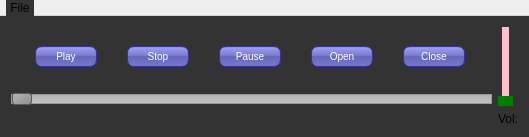
<?xml version="1.0" encoding="UTF-8"?>
<ui version="4.0">
 <class>MPlayer</class>
 <widget class="QMainWindow" name="MPlayer">
  <property name="geometry">
   <rect>
    <x>0</x>
    <y>0</y>
    <width>529</width>
    <height>137</height>
   </rect>
  </property>
  <property name="windowTitle">
   <string>MPlayer</string>
  </property>
  <property name="windowIcon">
   <iconset>
    <normaloff>../Untitled-1.png</normaloff>../Untitled-1.png</iconset>
  </property>
  <property name="styleSheet">
   <string notr="true">QMainWindow {
	background-color: #333;
}

QLabel {
}

QSlider::groove:horizontal {
    border: 1px solid #999999;
    height: 8px; /* the groove expands to the size of the slider by default. by giving it a height, it has a fixed size */
    background: qlineargradient(x1:0, y1:0, x2:0, y2:1, stop:0 #B1B1B1, stop:1 #c4c4c4);
    margin: 2px 0;
}

QSlider::handle:horizontal {
    background: qlineargradient(x1:0, y1:0, x2:1, y2:1, stop:0 #b4b4b4, stop:1 #8f8f8f);
    border: 1px solid #5c5c5c;
    width: 18px;
    margin: -2px 0; /* handle is placed by default on the contents rect of the groove. Expand outside the groove */
    border-radius: 3px;
}

QSlider::groove:vertical {
    background: red;
    position: absolute; /* absolutely position 4px from the left and right of the widget. setting margins on the widget should work too... */
    left: 4px; right: 4px;
}

QSlider::handle:vertical {
    height: 10px;
    background: green;
    margin: 0 -4px; /* expand outside the groove */
}

QSlider::add-page:vertical {
    background: white;
}

QSlider::sub-page:vertical {
    background: pink;
}</string>
  </property>
  <widget class="QWidget" name="centralWidget">
   <property name="styleSheet">
    <string notr="true">QPushButton {
color: white;
background-color: QLinearGradient( x1: 0, y1: 0, x2: 0, y2: 1, stop: 0 #88d, stop: 0.1 #99e, stop: 0.49 #77c, stop: 0.5 #66b, stop: 1 #77c);
border-width: 1px;
border-color: #339;
border-style: solid;
border-radius: 7;
padding: 3px;
font-size: 10px;
padding-left: 5px;
padding-right: 5px;
min-width: 50px;
max-width: 50px;
min-height: 13px;
max-height: 13px;
}

QPushButton::disabled{
	background-color: QLinearGradient( x1: 0, y1: 1, x2: 1, y2: 1, stop: 0 #a3a);
}</string>
   </property>
   <layout class="QHBoxLayout" name="horizontalLayout_3">
    <item>
     <layout class="QHBoxLayout" name="horizontalLayout_2">
      <item>
       <layout class="QVBoxLayout" name="verticalLayout">
        <item>
         <layout class="QHBoxLayout" name="horizontalLayout">
          <item>
           <widget class="QPushButton" name="btn_Play">
            <property name="text">
             <string>Play</string>
            </property>
           </widget>
          </item>
          <item>
           <widget class="QPushButton" name="btn_Stop">
            <property name="text">
             <string>Stop</string>
            </property>
           </widget>
          </item>
          <item>
           <widget class="QPushButton" name="btn_Pause">
            <property name="text">
             <string>Pause</string>
            </property>
           </widget>
          </item>
          <item>
           <widget class="QPushButton" name="btn_Open">
            <property name="autoFillBackground">
             <bool>false</bool>
            </property>
            <property name="text">
             <string>Open</string>
            </property>
           </widget>
          </item>
          <item>
           <widget class="QPushButton" name="btn_Close">
            <property name="text">
             <string>Close</string>
            </property>
           </widget>
          </item>
         </layout>
        </item>
        <item>
         <widget class="QSlider" name="Song_Slider">
          <property name="orientation">
           <enum>Qt::Horizontal</enum>
          </property>
         </widget>
        </item>
       </layout>
      </item>
      <item>
       <layout class="QVBoxLayout" name="verticalLayout_2">
        <item>
         <widget class="QSlider" name="slider_Volume">
          <property name="styleSheet">
           <string notr="true"/>
          </property>
          <property name="orientation">
           <enum>Qt::Vertical</enum>
          </property>
         </widget>
        </item>
        <item>
         <widget class="QLabel" name="lbl_Vol">
          <property name="text">
           <string>Vol:</string>
          </property>
         </widget>
        </item>
       </layout>
      </item>
     </layout>
    </item>
   </layout>
   <zorder></zorder>
  </widget>
  <widget class="QMenuBar" name="menuBar">
   <property name="geometry">
    <rect>
     <x>0</x>
     <y>0</y>
     <width>529</width>
     <height>17</height>
    </rect>
   </property>
   <property name="styleSheet">
    <string notr="true">QMenuBar {
    background-color: qlineargradient(x1:0, y1:0, x2:0, y2:1,
                                      stop:0 lightgray, stop:1 darkgray);
}

QMenuBar::item {
    spacing: 3px; /* spacing between menu bar items */
    padding: 1px 4px;
    background: transparent;
    border-radius: 4px;
}

QMenuBar::item:selected { /* when selected using mouse or keyboard */
    background: qlineargradient(x1:0, y1:0, x2:0, y2:1,
                                      stop:0 lightgray, stop:1 darkgray);;
}

QMenuBar::item:pressed {
    background: qlineargradient(x1:0, y1:0, x2:0, y2:1,
                                      stop:0 lightgray, stop:1 darkgray);;
}</string>
   </property>
   <widget class="QMenu" name="menuFile">
    <property name="title">
     <string>File</string>
    </property>
    <addaction name="actionOpen"/>
    <addaction name="separator"/>
    <addaction name="actionExit"/>
   </widget>
   <addaction name="menuFile"/>
  </widget>
  <action name="actionOpen">
   <property name="text">
    <string>Open</string>
   </property>
  </action>
  <action name="actionExit">
   <property name="text">
    <string>Exit</string>
   </property>
  </action>
  <action name="actionAbout">
   <property name="text">
    <string>About</string>
   </property>
  </action>
 </widget>
 <layoutdefault spacing="6" margin="11"/>
 <resources/>
 <connections/>
</ui>
